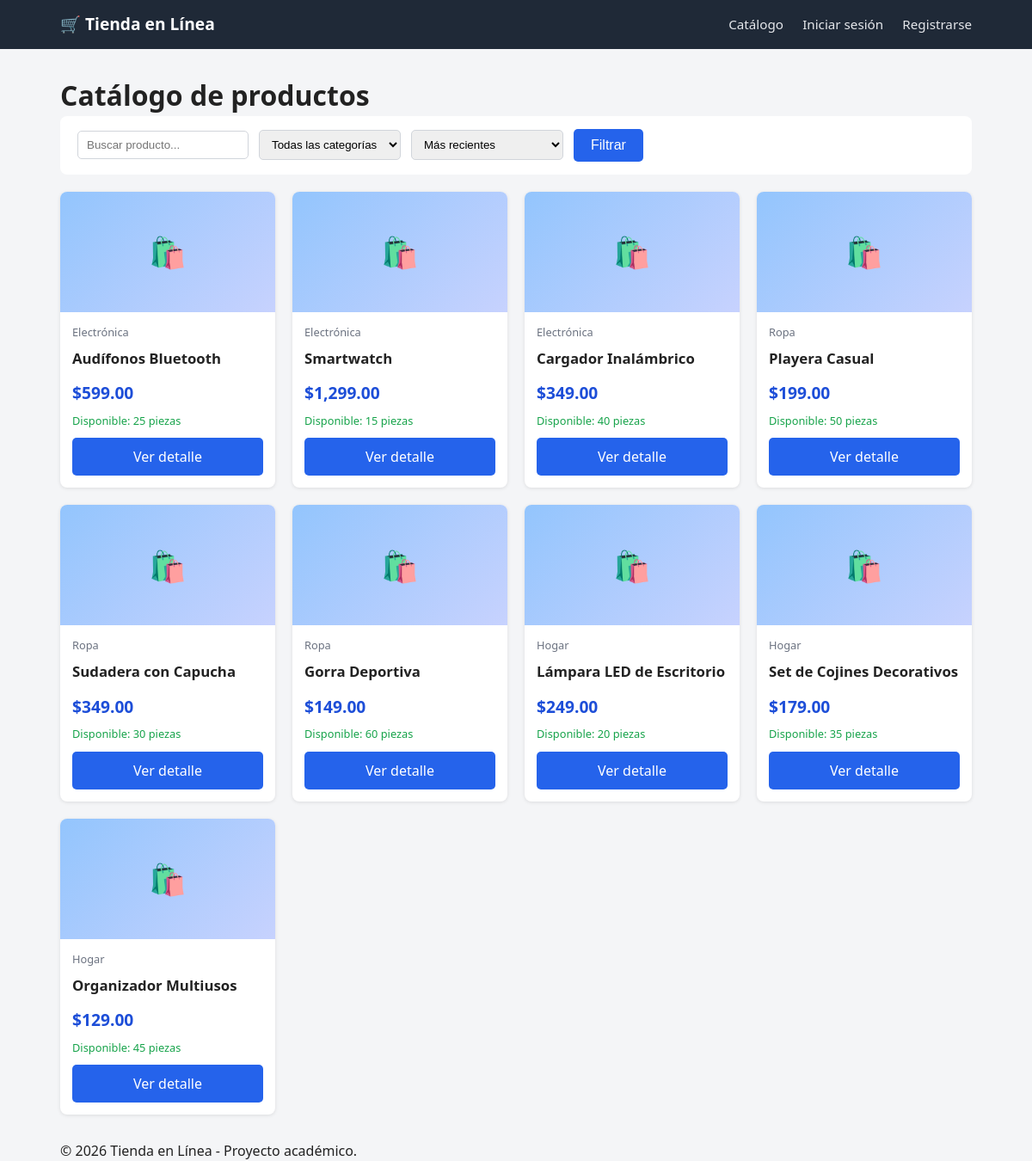
The page / on the database its author committed.
### tables this page shows
CREATE TABLE productos (
    id              INT AUTO_INCREMENT PRIMARY KEY,
    nombre          VARCHAR(150) NOT NULL,
    descripcion     TEXT,
    precio          DECIMAL(10,2) NOT NULL,
    stock           INT NOT NULL DEFAULT 0,
    categoria_id    INT,
    imagen_url      VARCHAR(255),
    fecha_creacion  DATETIME DEFAULT CURRENT_TIMESTAMP,
    CONSTRAINT fk_producto_categoria
        FOREIGN KEY (categoria_id) REFERENCES categorias(id) ON DELETE SET NULL
);

CREATE TABLE categorias (
    id          INT AUTO_INCREMENT PRIMARY KEY,
    nombre      VARCHAR(100) NOT NULL,
    descripcion VARCHAR(255)
);

### index.php (the view, shortened to what this page needs)
<?php
require_once 'config/db.php';
$busqueda    = trim($_GET['q'] ?? '');
$orden       = $_GET['orden'] ?? 'recientes';
$sql = 'SELECT p.*, c.nombre AS categoria_nombre FROM productos p
        LEFT JOIN categorias c ON p.categoria_id = c.id WHERE 1=1';
$parametros = [];
switch ($orden) {
    default:            $sql .= ' ORDER BY p.fecha_creacion DESC';
}
$stmt = $pdo->prepare($sql);
$stmt->execute($parametros);
$productos = $stmt->fetchAll();
include 'includes/header.php';
?>
<h1>Catálogo de productos</h1>
<form method="GET" action="index.php" class="filtros">
    <input type="text" name="q" placeholder="Buscar producto..." value="<?php echo htmlspecialchars($busqueda); ?>">
    <select name="categoria">
        <option value="0">Todas las categorías</option>
    </select>
    <select name="orden">
        <option value="recientes" <?php echo $orden === 'recientes' ? 'selected' : ''; ?>>Más recientes</option>
    </select>
    <button type="submit" class="boton">Filtrar</button>
</form>
<?php if (empty($productos)): ?>
    <p>No se encontraron productos con los filtros seleccionados.</p>
<?php else: ?>
    <div class="rejilla-productos">
        <?php foreach ($productos as $producto): ?>
            <div class="tarjeta-producto">
                <div class="img-placeholder">🛍️</div>
                <div class="info">
                    <span class="categoria"><?php echo htmlspecialchars($producto['categoria_nombre'] ?? 'Sin categoría'); ?></span>
                    <h3><?php echo htmlspecialchars($producto['nombre']); ?></h3>
                    <p class="precio">$<?php echo number_format($producto['precio'], 2); ?></p>
                    <?php if ($producto['stock'] > 0): ?>
                        <p class="stock">Disponible: <?php echo $producto['stock']; ?> piezas</p>
                    <?php else: ?>
                        <p class="stock agotado">Agotado</p>
                    <?php endif; ?>
                    <div class="acciones">
                        <a href="product.php?id=<?php echo $producto['id']; ?>" class="boton boton-ancho">Ver detalle</a>
                    </div>
                </div>
            </div>
        <?php endforeach; ?>
    </div>
<?php endif; ?>
<?php include 'includes/footer.php'; ?>

### includes/header.php (shortened to what this page needs)
<?php
$usuarioConectado = isset($_SESSION['usuario_id']);
$nombreUsuario = $usuarioConectado ? $_SESSION['usuario_nombre'] : null;
$totalCarrito = 0;
?>
<!DOCTYPE html>
<html lang="es">
<head>
    <link rel="stylesheet" href="assets/css/style.css">
</head>
<body>
<header class="barra-nav">
    <div class="contenedor barra-nav-interior">
        <a href="index.php" class="logo">🛒 Tienda en Línea</a>
        <nav>
            <a href="index.php">Catálogo</a>
            <?php if ($usuarioConectado): ?>
                <a href="cart.php">Carrito (<?php echo $totalCarrito; ?>)</a>
                <span class="usuario-saludo">Hola, <?php echo htmlspecialchars($nombreUsuario); ?></span>
                <a href="logout.php">Cerrar sesión</a>
            <?php else: ?>
                <a href="login.php">Iniciar sesión</a>
                <a href="register.php">Registrarse</a>
            <?php endif; ?>
        </nav>
    </div>
</header>
<main class="contenedor">

### includes/footer.php
</main>
<footer class="pie-pagina">
    <div class="contenedor">
        <p>&copy; <?php echo date('Y'); ?> Tienda en Línea - Proyecto académico.</p>
    </div>
</footer>
</body>
</html>

### assets/css/style.css (style rules this page uses)
* { box-sizing: border-box; margin: 0; padding: 0; }
body { font-family: 'Segoe UI', Arial, sans-serif; background-color: #f4f5f7; color: #222; line-height: 1.5; }
.contenedor { max-width: 1100px; margin: 0 auto; padding: 0 20px; }
.barra-nav { background-color: #1f2937; color: #fff; padding: 14px 0; }
.barra-nav-interior { display: flex; justify-content: space-between; align-items: center; flex-wrap: wrap; }
.logo { color: #fff; font-weight: bold; font-size: 1.2em; text-decoration: none; }
.barra-nav nav a { color: #e5e7eb; text-decoration: none; margin-left: 18px; font-size: 0.95em; }
main.contenedor { padding: 30px 20px; min-height: 70vh; }
.boton { display: inline-block; background-color: #2563eb; color: #fff; border: none; padding: 10px 20px; border-radius: 5px; font-size: 1em; cursor: pointer; text-decoration: none; text-align: center; }
.boton-ancho { width: 100%; }
.filtros { background: #fff; padding: 15px 20px; border-radius: 8px; margin-bottom: 20px; display: flex; gap: 12px; flex-wrap: wrap; align-items: center; }
.filtros select, .filtros input[type="text"] { padding: 8px 10px; border: 1px solid #d1d5db; border-radius: 5px; }
.rejilla-productos { display: grid; grid-template-columns: repeat(auto-fill, minmax(220px, 1fr)); gap: 20px; }
.tarjeta-producto { background: #fff; border-radius: 8px; overflow: hidden; box-shadow: 0 1px 4px rgba(0,0,0,0.1); display: flex; flex-direction: column; }
.tarjeta-producto .img-placeholder { height: 140px; background: linear-gradient(135deg, #93c5fd, #c7d2fe); display: flex; align-items: center; justify-content: center; font-size: 2.2em; }
.tarjeta-producto .info { padding: 14px; flex-grow: 1; display: flex; flex-direction: column; }
.tarjeta-producto h3 { font-size: 1.05em; margin-bottom: 6px; }
.tarjeta-producto .categoria { font-size: 0.8em; color: #6b7280; margin-bottom: 8px; }
.tarjeta-producto .precio { font-size: 1.2em; font-weight: bold; color: #1d4ed8; margin: 8px 0; }
.tarjeta-producto .stock { font-size: 0.8em; color: #16a34a; margin-bottom: 10px; }
.tarjeta-producto .acciones { margin-top: auto; }

### rows shown on the page
productos: categoria.nombre "Electrónica", nombre "Audífonos Bluetooth", precio "599.00", stock "25"
productos: categoria.nombre "Electrónica", nombre "Smartwatch", precio "1,299.00", stock "15"
productos: categoria.nombre "Electrónica", nombre "Cargador Inalámbrico", precio "349.00", stock "40"
productos: categoria.nombre "Ropa", nombre "Playera Casual", precio "199.00", stock "50"
productos: categoria.nombre "Ropa", nombre "Sudadera con Capucha", precio "349.00", stock "30"
productos: categoria.nombre "Ropa", nombre "Gorra Deportiva", precio "149.00", stock "60"
productos: categoria.nombre "Hogar", nombre "Lámpara LED de Escritorio", precio "249.00", stock "20"
productos: categoria.nombre "Hogar", nombre "Set de Cojines Decorativos", precio "179.00", stock "35"
productos: categoria.nombre "Hogar", nombre "Organizador Multiusos", precio "129.00", stock "45"
